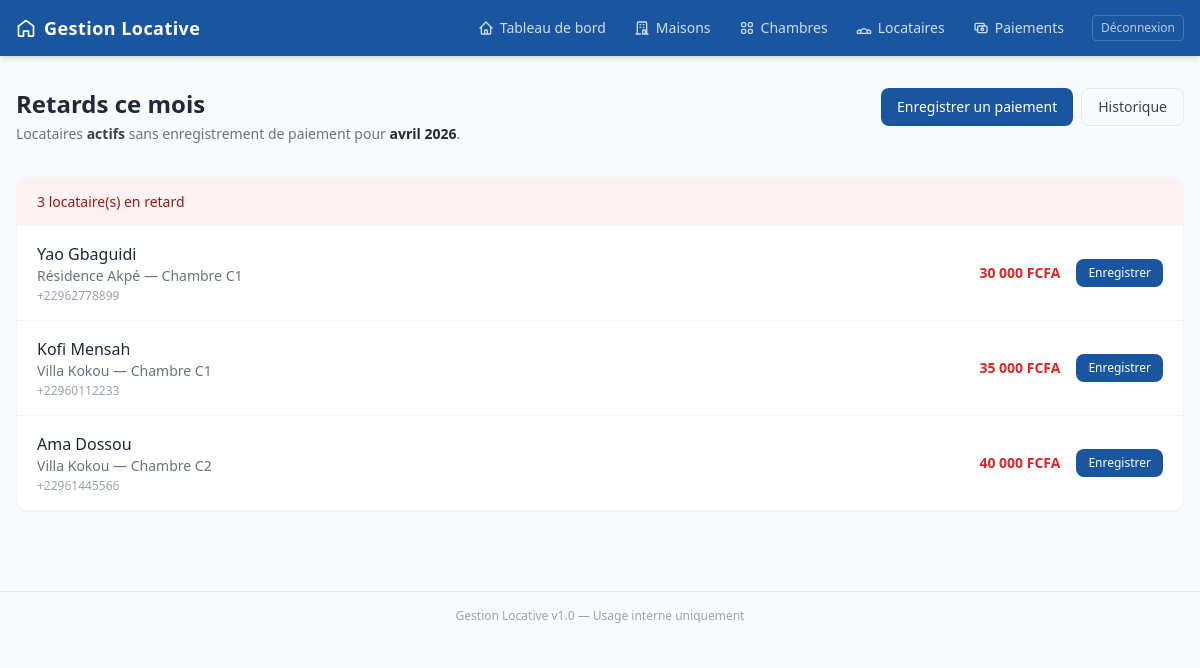
Page /pages/paiements/retards.php (signed in) on the committed database.
### tables this page shows
CREATE TABLE IF NOT EXISTS locataires (
    id              INT UNSIGNED AUTO_INCREMENT PRIMARY KEY,
    chambre_id      INT UNSIGNED  NOT NULL,
    nom_complet     VARCHAR(150)  NOT NULL,
    telephone       VARCHAR(25)   NULL,
    email           VARCHAR(150)  NULL,
    loyer_mensuel   DECIMAL(10,2) NOT NULL,             
    date_entree     DATE          NOT NULL,
    date_sortie     DATE          NULL,                 
    actif           TINYINT(1)    DEFAULT 1,            
    created_at      TIMESTAMP     DEFAULT CURRENT_TIMESTAMP,

    CONSTRAINT fk_locataire_chambre
        FOREIGN KEY (chambre_id) REFERENCES chambres(id)
        ON DELETE RESTRICT ON UPDATE CASCADE
);

CREATE TABLE IF NOT EXISTS maisons (
    id          INT UNSIGNED AUTO_INCREMENT PRIMARY KEY,
    nom         VARCHAR(100)  NOT NULL,                
    adresse     VARCHAR(255)  NOT NULL,
    description TEXT          NULL,
    created_at  TIMESTAMP     DEFAULT CURRENT_TIMESTAMP
);

CREATE TABLE IF NOT EXISTS chambres (
    id          INT UNSIGNED AUTO_INCREMENT PRIMARY KEY,
    maison_id   INT UNSIGNED  NOT NULL,
    numero      VARCHAR(20)   NOT NULL,                
    description TEXT          NULL,
    statut      ENUM('libre','occupée') DEFAULT 'libre',
    created_at  TIMESTAMP     DEFAULT CURRENT_TIMESTAMP,

    CONSTRAINT fk_chambre_maison
        FOREIGN KEY (maison_id) REFERENCES maisons(id)
        ON DELETE CASCADE ON UPDATE CASCADE,

    UNIQUE KEY uq_chambre (maison_id, numero)
);

### pages/paiements/retards.php (the view, shortened to what this page needs)
<?php
$db = Database::getInstance();
$mois_courant = date('Y-m-01');
$moisFr = ['01' => 'janvier', '02' => 'février', '03' => 'mars', '04' => 'avril', '05' => 'mai', '06' => 'juin', '07' => 'juillet', '08' => 'août', '09' => 'septembre', '10' => 'octobre', '11' => 'novembre', '12' => 'décembre'];
$titre_mois = ($moisFr[date('m', strtotime($mois_courant))] ?? date('m')) . ' ' . date('Y', strtotime($mois_courant));
$retards = $db->prepare("
    SELECT l.id, m.nom AS maison, c.numero AS chambre,
           l.nom_complet, l.telephone, l.loyer_mensuel
    FROM locataires l
    JOIN chambres c ON c.id = l.chambre_id
    JOIN maisons  m ON m.id = c.maison_id
    WHERE l.actif = 1
      AND l.id NOT IN (
          SELECT locataire_id FROM paiements WHERE mois_concerne = ?
      )
    ORDER BY m.nom, c.numero
");
$retards->execute([$mois_courant]);
$retards = $retards->fetchAll();
require_once __DIR__ . '/../../includes/header.php';
?>
<div class="flex flex-col sm:flex-row sm:items-start sm:justify-between gap-4 mb-8">
    <div>
        <h1 class="text-2xl font-semibold text-gray-800">Retards ce mois</h1>
        <p class="text-sm text-gray-500 mt-1">Locataires <strong class="text-gray-700">actifs</strong> sans enregistrement de paiement pour <strong class="text-gray-800"><?= htmlspecialchars($titre_mois) ?></strong>.</p>
    </div>
    <div class="flex flex-wrap gap-2">
        <a href="<?= BASE_URL ?>/pages/paiements/add.php"
           class="inline-flex items-center px-4 py-2 rounded-lg bg-primary text-white text-sm font-medium hover:bg-primary-dark transition">
            Enregistrer un paiement
        </a>
        <a href="<?= BASE_URL ?>/pages/paiements/index.php"
           class="inline-flex items-center px-4 py-2 rounded-lg border border-gray-200 text-gray-700 text-sm hover:bg-gray-50 transition">Historique</a>
    </div>
</div>
<section class="bg-white rounded-xl border border-gray-100 shadow-sm overflow-hidden">
    <?php if (empty($retards)): ?>
    <div class="p-10 text-center">
        <p class="text-green-700 font-medium mb-1">Aucun retard pour ce mois.</p>
        <p class="text-sm text-gray-500">Tous les locataires actifs ont un paiement enregistré pour <?= htmlspecialchars($titre_mois) ?>.</p>
    </div>
    <?php else: ?>
    <div class="px-5 py-3 border-b border-gray-100 bg-red-50">
        <span class="text-sm font-medium text-red-800"><?= count($retards) ?> locataire(s) en retard</span>
    </div>
    <ul class="divide-y divide-gray-100">
        <?php foreach ($retards as $r): ?>
        <li class="flex flex-col sm:flex-row sm:items-center sm:justify-between gap-3 px-5 py-4 hover:bg-gray-50/80">
            <div>
                <p class="font-medium text-gray-800"><?= htmlspecialchars($r['nom_complet']) ?></p>
                <p class="text-sm text-gray-500"><?= htmlspecialchars($r['maison']) ?> — Chambre <?= htmlspecialchars($r['chambre']) ?></p>
                <?php if (!empty($r['telephone'])): ?>
                <p class="text-xs text-gray-400 mt-0.5"><?= htmlspecialchars($r['telephone']) ?></p>
                <?php endif; ?>
            </div>
            <div class="flex items-center gap-4 shrink-0">
                <p class="text-sm font-semibold text-red-600">
                    <?= number_format((float) $r['loyer_mensuel'], 0, ',', ' ') ?> FCFA
                </p>
                <a href="<?= BASE_URL ?>/pages/paiements/add.php?locataire=<?= (int) $r['id'] ?>"
                   class="inline-flex px-3 py-1.5 rounded-lg bg-primary text-white text-xs font-medium hover:bg-primary-dark transition">Enregistrer</a>
            </div>
        </li>
        <?php endforeach; ?>
    </ul>
    <?php endif; ?>
</section>
<?php require_once __DIR__ . '/../../includes/footer.php'; ?>

### rows in the picture
locataires: nom_complet "Yao Gbaguidi", maisons.nom "Résidence Akpé", chambre.numero "C1", telephone "+22962778899", loyer_mensuel "30 000"
locataires: nom_complet "Kofi Mensah", maisons.nom "Villa Kokou", chambre.numero "C1", telephone "+22960112233", loyer_mensuel "35 000"
locataires: nom_complet "Ama Dossou", maisons.nom "Villa Kokou", chambre.numero "C2", telephone "+22961445566", loyer_mensuel "40 000"

### other values in the picture
APP_NAME "Gestion Locative"
$label "Tableau de bord"
$label "Maisons"
$label "Chambres"
$label "Locataires"
$label "Paiements"
$titre_mois "avril 2026"
count($retards) "3"
APP_VERSION "1.0"
